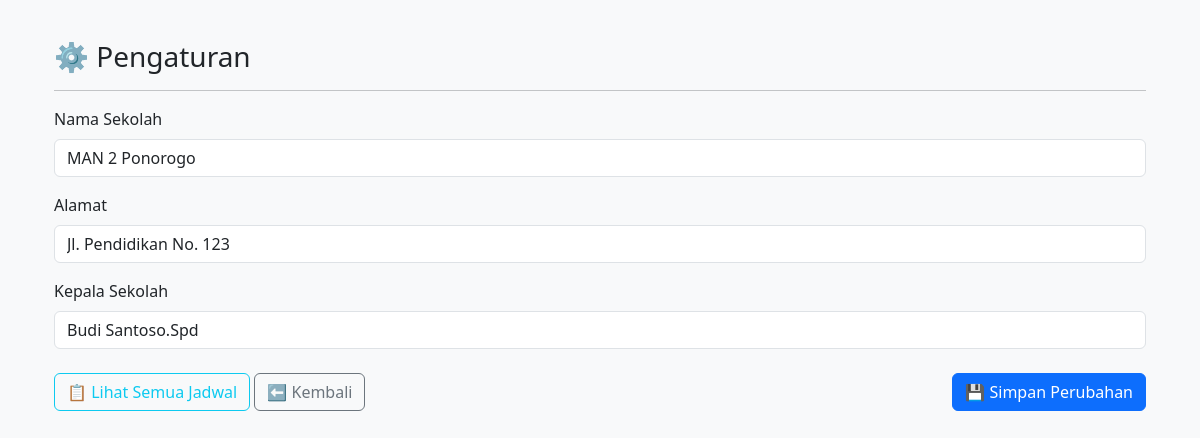
The page /settings on the database its author committed.
### tables this page shows
CREATE TABLE school (
                id INTEGER PRIMARY KEY AUTOINCREMENT,
                nama TEXT,
                alamat TEXT,
                kepala TEXT
            );

### app.py (the view, shortened to what this page needs)
@app.route("/settings", methods=["GET", "POST"])
def settings():
    with sqlite3.connect(DB_NAME) as conn:
        conn.row_factory = sqlite3.Row
        c = conn.cursor()
        school = c.execute("SELECT * FROM school WHERE id=1").fetchone()
    return render_template("settings.html", school=school)

### templates/settings.html
{% extends "base.html" %}
{% block content %}
<div class="container mt-4">
  <h3>⚙️ Pengaturan</h3>
  <hr>
  <form id="settings-form" method="post" action="{{ url_for('settings') }}">
    <div class="mb-3">
      <label class="form-label">Nama Sekolah</label>
      <input type="text" name="nama" value="{{ school.nama }}" class="form-control">
    </div>
    <div class="mb-3">
      <label class="form-label">Alamat</label>
      <input type="text" name="alamat" value="{{ school.alamat }}" class="form-control">
    </div>
    <div class="mb-3">
      <label class="form-label">Kepala Sekolah</label>
      <input type="text" name="kepala" value="{{ school.kepala }}" class="form-control">
    </div>
  </form>
  <div class="d-flex justify-content-between mt-4">
    <div>
      <a href="{{ url_for('schedules_page') }}" class="btn btn-outline-info">📋 Lihat Semua Jadwal</a>
      <a href="{{ url_for('index') }}" class="btn btn-outline-secondary">⬅️ Kembali</a>
    </div>
    <div class="d-flex gap-2">
      <button type="submit" class="btn btn-primary" form="settings-form">💾 Simpan Perubahan</button>
    </div>
  </div>
</div>
{% endblock %}

### rows shown on the page
school: nama "MAN 2 Ponorogo", alamat "Jl. Pendidikan No. 123", kepala "Budi Santoso.Spd"
